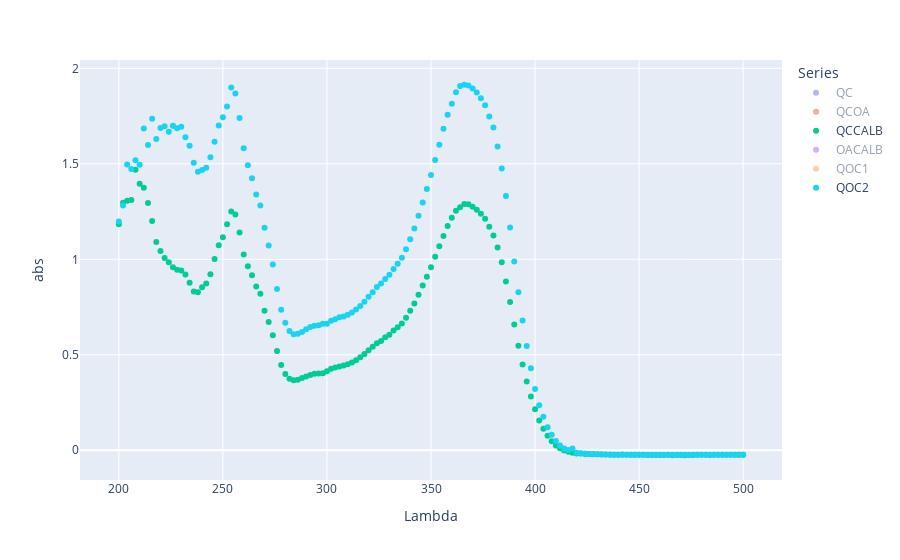

The notebook cell this image was saved under:
### Markdown cell above
# UV Series mod 26 Jul 2024

### Code cell
import pandas as pd
import plotly.express as px

# Load the data
df = pd.read_csv('4h.csv')

# Melt the DataFrame to long format
df_melted = df.melt(id_vars=['Lambda'], var_name='Series', value_name='abs')

# Create the scatter plot
fig = px.scatter(df_melted, x='Lambda', y='abs', color='Series')

# Show the plot
fig.show()

### Figure 1 — Plotly figure (JSON) as saved in the notebook; plotly's stock layout.template omitted (floating-point values rounded to 4 significant figures; data arrays with more than 128 entries replaced by an {"elided": "..."} marker saying what was removed)
{"data": [{"hovertemplate": "Series=QC<br>Lambda=%{x}<br>abs=%{y}<extra></extra>", "legendgroup": "QC", "marker": {"color": "#636efa", "symbol": "circle"}, "mode": "markers", "name": "QC", "orientation": "v", "showlegend": true, "type": "scatter", "visible": "legendonly", "x": {"elided": "151 int values"}, "xaxis": "x", "y": {"elided": "151 float values"}, "yaxis": "y"}, {"hovertemplate": "Series=QCOA<br>Lambda=%{x}<br>abs=%{y}<extra></extra>", "legendgroup": "QCOA", "marker": {"color": "#EF553B", "symbol": "circle"}, "mode": "markers", "name": "QCOA", "orientation": "v", "showlegend": true, "type": "scatter", "visible": "legendonly", "x": {"elided": "151 int values"}, "xaxis": "x", "y": {"elided": "151 float values"}, "yaxis": "y"}, {"hovertemplate": "Series=QCCALB<br>Lambda=%{x}<br>abs=%{y}<extra></extra>", "legendgroup": "QCCALB", "marker": {"color": "#00cc96", "symbol": "circle"}, "mode": "markers", "name": "QCCALB", "orientation": "v", "showlegend": true, "type": "scatter", "visible": true, "x": {"elided": "151 int values"}, "xaxis": "x", "y": {"elided": "151 float values"}, "yaxis": "y"}, {"hovertemplate": "Series=OACALB<br>Lambda=%{x}<br>abs=%{y}<extra></extra>", "legendgroup": "OACALB", "marker": {"color": "#ab63fa", "symbol": "circle"}, "mode": "markers", "name": "OACALB", "orientation": "v", "showlegend": true, "type": "scatter", "visible": "legendonly", "x": {"elided": "151 int values"}, "xaxis": "x", "y": {"elided": "151 float values"}, "yaxis": "y"}, {"hovertemplate": "Series=QOC1<br>Lambda=%{x}<br>abs=%{y}<extra></extra>", "legendgroup": "QOC1", "marker": {"color": "#FFA15A", "symbol": "circle"}, "mode": "markers", "name": "QOC1", "orientation": "v", "showlegend": true, "type": "scatter", "visible": "legendonly", "x": {"elided": "151 int values"}, "xaxis": "x", "y": {"elided": "151 float values"}, "yaxis": "y"}, {"hovertemplate": "Series=QOC2<br>Lambda=%{x}<br>abs=%{y}<extra></extra>", "legendgroup": "QOC2", "marker": {"color": "#19d3f3", "symbol": "circle"}, "mode": "markers", "name": "QOC2", "orientation": "v", "showlegend": true, "type": "scatter", "visible": true, "x": {"elided": "151 int values"}, "xaxis": "x", "y": {"elided": "151 float values"}, "yaxis": "y"}], "layout": {"autosize": true, "legend": {"title": {"text": "Series"}, "tracegroupgap": 0}, "margin": {"t": 60}, "xaxis": {"anchor": "y", "autorange": true, "domain": [0, 1], "range": [181.5, 518.5], "title": {"text": "Lambda"}, "type": "linear"}, "yaxis": {"anchor": "x", "autorange": true, "domain": [0, 1], "range": [-0.1762, 2.064], "title": {"text": "abs"}, "type": "linear"}}}
